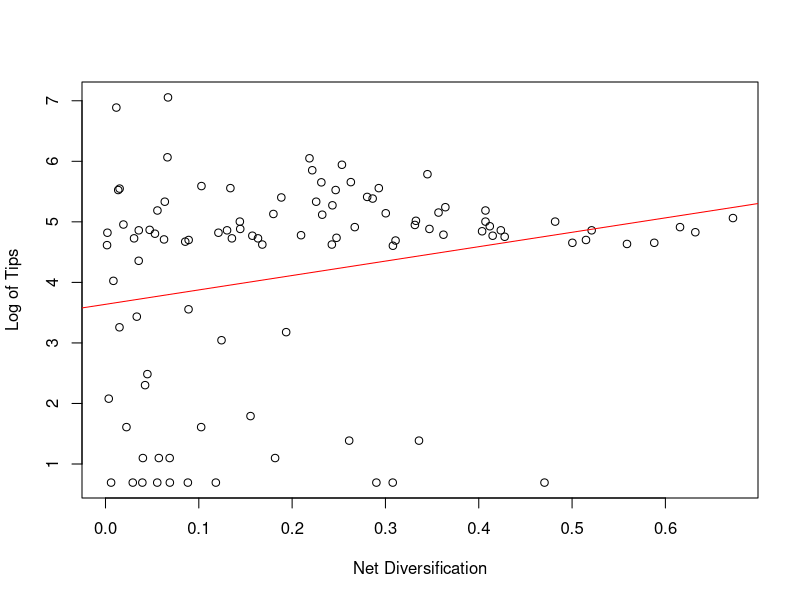
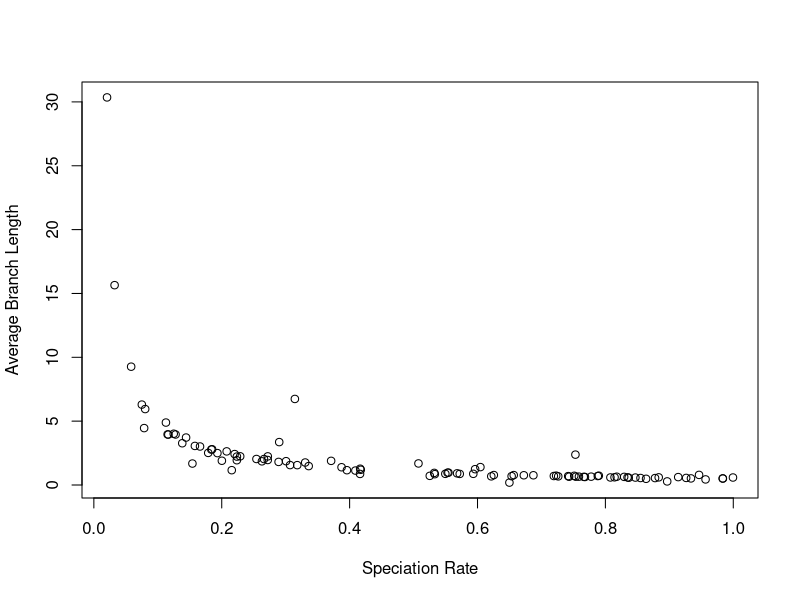

These charts were generated, in order, by the following R code: (Note: this script raises an error after producing the figures.)
setwd('C:\\Users\\Nicole\\Desktop\\Evolution\\Tasks\\Task_08')
library(phytools)
#Questions 1-3
trees<-list()
births<-vector()
Fractions<-vector()

for(i in 1:100){
  births[i]<-runif(1)
  Fractions[i]<-runif(1)
  trees[[i]]<-pbtree(births[i], births[i] * Fractions[i], n=100)
}
trees

#do i need to set min and max to 1 and 100? 
#do I need to somehow make it to where randomly selecting the number also accounts for the first randomly selected one or do i just select another one? 
#Question 4
exrate<-births*Fractions
nd<-births-exrate
trees
Fractions
tiplog<-log(sapply(trees, Ntip))
tiplog

plot(nd, tiplog, xlab="Net Diversification", ylab="Log of Tips")
abline(lm(tiplog~nd), col="red")
dev.off()
#Question 5
avgbranchlength<-vector()

for(i in 1:100){
  births[i]<-runif(1)
  Fractions[i]<-runif(1)
  trees[[i]]<-pbtree(n=100, b=births[[i]], d=(births[[i]]*Fractions[i]))
  avgbranchlength[i]<-mean(trees[[i]]$edge.length)
}

avgbranchlength
plot(births, avgbranchlength, xlab="Speciation Rate", ylab="Average Branch Length")

#Question 6
cor(births, avgbranchlength)

#Question 7
MaxTree<-which.is.max(sapply(trees, Ntip))
MaxTree
Tree<-trees[[MaxTree]]
Tree
plot(Tree)
rates<- vector()
traits<-list()
for(i in 1:100){
  rates[i]<-runif(1)
 traits[[i]]<- fastBM(tree=Tree, sig2=rates[[i]])
}

#Question 8
mean<-sapply(traits, mean)
cor(mean, rates)
plot(mean, rates, xlab="Mean of Traits", ylab="Rates")
#Question 9
variance<-sapply(traits, var)
cor(variance, rates)
plot(variance, rates, xlab="Variance of Traits", ylab="Rates")
#Question 10
trait1<-traits[[1]]
trait2<-traits[[2]]
cor(trait1, trait2)
traitMat<-cbind(traits[[1]], traits[[4]])
traitMat
pdf("08_plot.pdf")
plot(traitMat)
dev.off()

#EC
pdf("08_ec.pdf")
phylomorphospace(Tree, traitMat)
phylomorphospace
dev.off()
